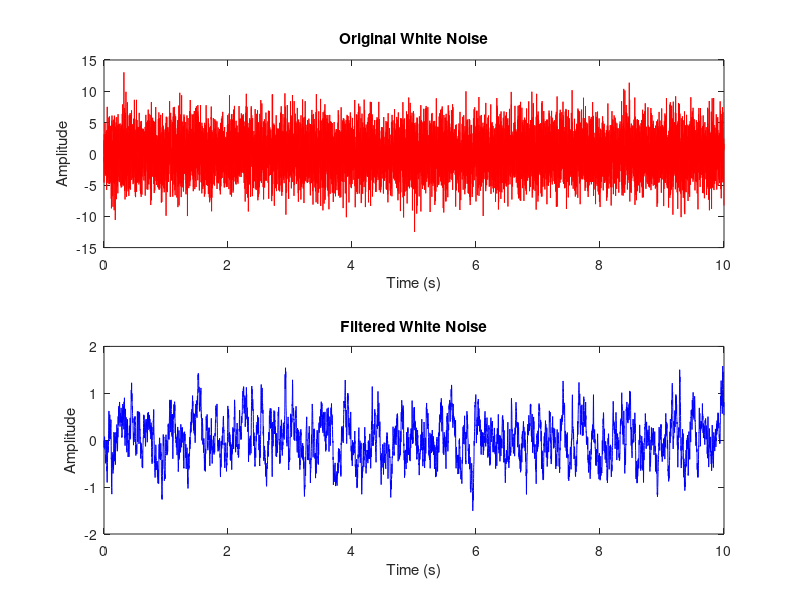
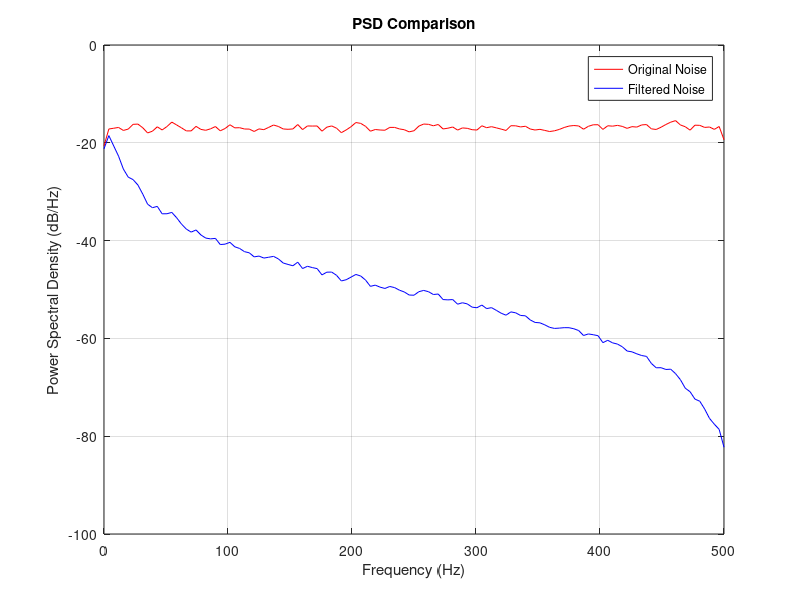

Recreate these plots in MATLAB, in order.

R = 6;
C = 4 * 1e-3;
RC = R * C;
fs = 1000;                 
N = 10000;
t = (0:N-1)/fs;              
variance = 10;

% white gaussian noise
white_noise = sqrt(variance) * randn(1, N);

% convert analog RC to digital LPF (1st order Butterworth)
fc = 1 / (2 * pi * RC);      
Wn = fc / (fs/2);            
[b, a] = butter(1, Wn);      

% filter the noise
filtered_noise = filter(b, a, white_noise);

% time domain plot
figure;
subplot(2,1,1);
plot(t, white_noise, 'r');
xlabel('Time (s)');
ylabel('Amplitude');
title('Original White Noise');

subplot(2,1,2);
plot(t, filtered_noise, 'b');
xlabel('Time (s)');
ylabel('Amplitude');
title('Filtered White Noise');

% PSD comparison
figure;
[pxx1, f1] = pwelch(white_noise, [], [], [], fs);
[pxx2, f2] = pwelch(filtered_noise, [], [], [], fs);

plot(f1, 10*log10(pxx1), 'r'); hold on;
plot(f2, 10*log10(pxx2), 'b');
legend('Original Noise', 'Filtered Noise');
xlabel('Frequency (Hz)');
ylabel('Power Spectral Density (dB/Hz)');
title('PSD Comparison');
grid on;
